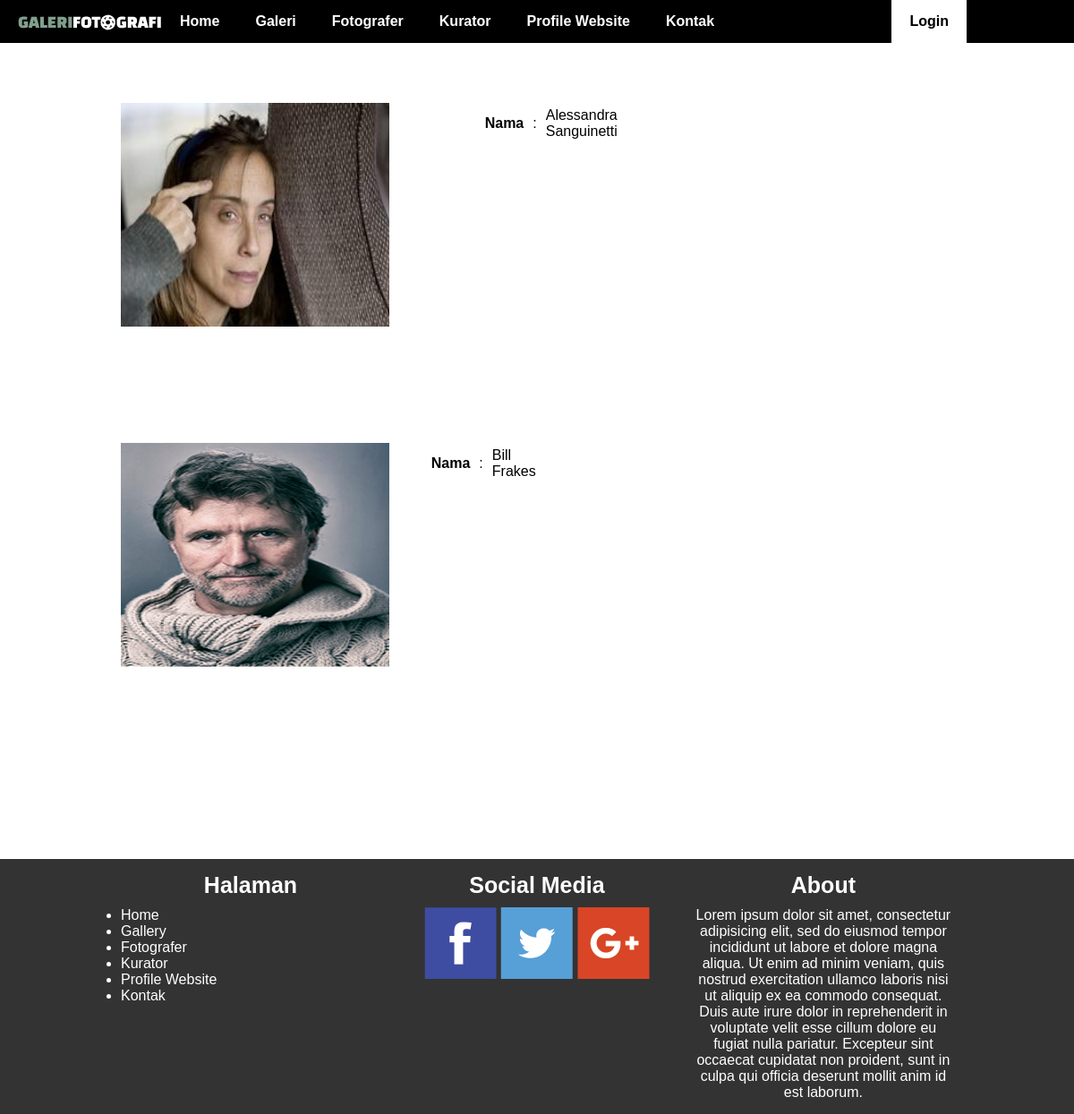
The page /?page=photographer on the database its author committed.
### tables this page shows
CREATE TABLE `tb_users` (
  `id` int(11) NOT NULL,
  `name` varchar(25) NOT NULL,
  `username` varchar(25) NOT NULL,
  `password` varchar(25) NOT NULL,
  `photoProfile` varchar(50) DEFAULT NULL,
  `biodata` text,
  `level` enum('admin','kurator','member','') NOT NULL DEFAULT 'member'
);

### page/photographer.php (the view, shortened to what this page needs)
<?php
require_once "header.php";
require_once "core/connection.php";
$query = "SELECT * FROM tb_users WHERE level='member'";
$result = $conn->query($query);
?>
 <section id="profile">
   <div class="container">
     <?php if($result->num_rows > 0){
       while($fetch = $result->fetch_assoc()){
     ?>
     <div class="row area" style="padding-top:100px;">
       <div class="col-8">
         <a href="?page=profile&action=guest&id=<?= $fetch['id']; ?>"><img src="asset/img/profile/<?= $fetch['photoProfile']; ?>" class="box-photo"></a>
       </div>
       <div class="col-4">
         <table>
           <tr>
             <td><b><a href="?page=profile&action=guest&id=<?= $fetch['id']; ?>">Nama</a></b></td>
             <td>:</td>
             <td><?= $fetch['name']; ?></td>
           </tr>
         </table>
       </div>
     </div>
      <?php } }?>
   </div>
 </section>
 <?php require_once "footer.php"; ?>

### asset/style.css (style rules this page uses)
* { margin: 0px; padding: 0px; box-sizing : border-box; font-family: Helvetica; }
.container { width: 80%; margin: auto; }
.row { content: ''; clear: both; display: table; }
[class*="col-"] { padding: 15px; float: left; }
.col-4 { width: 33.33%; }
.col-8 { width: 66.66%; }
.area { padding-top: 200px; }
.box-photo { width: 300px; height: 250px; }
table { border-collapse: collapse; width: 100%; }
td, th { padding: 5px; }

### page/photographer.php (style rules this page uses)
a { text-decoration: none; color: #000; }

### rows shown on the page
tb_users: photoProfile (picture), name "Alessandra Sanguinetti"
tb_users: photoProfile (picture), name "Bill Frakes"
